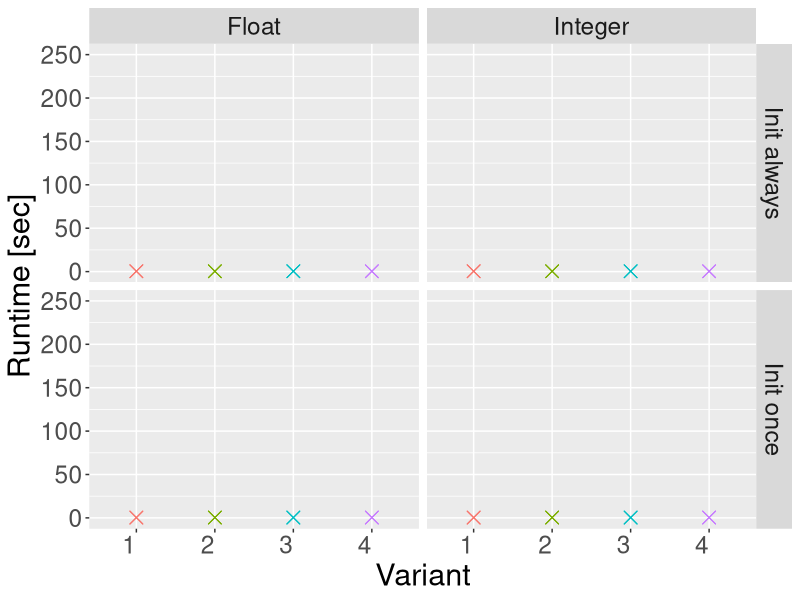

The R source for this figure:
library(ggplot2)

t=read.delim("runtime.txt",header=F,sep=" ")                                                                         
names(t)=c("Init","Int","Variant","Runtime")
t$Init=factor(ifelse(t$Init==0,"Init once","Init always"))
t$Int=factor(ifelse(t$Int==0,"Float","Integer"))
t$Variant=as.factor(paste(t$Variant," "))

png('gotoh.png')
ggplot(t,aes(Variant,Runtime,colour=Variant))+geom_point(size=4,shape=4)+facet_grid(Init~Int)+scale_y_continuous(limits=c(0,250))+theme(text=element_text(size=22),legend.position="none")+ylab("Runtime [sec]")
dev.off()

